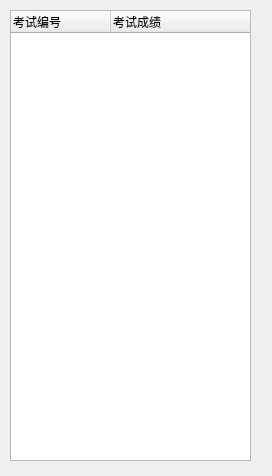
<?xml version="1.0" encoding="UTF-8"?>
<ui version="4.0">
 <class>pastTestInfo</class>
 <widget class="QWidget" name="pastTestInfo">
  <property name="geometry">
   <rect>
    <x>0</x>
    <y>0</y>
    <width>272</width>
    <height>476</height>
   </rect>
  </property>
  <property name="windowTitle">
   <string>Form</string>
  </property>
  <widget class="QTreeWidget" name="treeWidget">
   <property name="geometry">
    <rect>
     <x>10</x>
     <y>10</y>
     <width>241</width>
     <height>451</height>
    </rect>
   </property>
   <column>
    <property name="text">
     <string>考试编号</string>
    </property>
   </column>
   <column>
    <property name="text">
     <string>考试成绩</string>
    </property>
   </column>
  </widget>
 </widget>
 <resources/>
 <connections/>
</ui>
